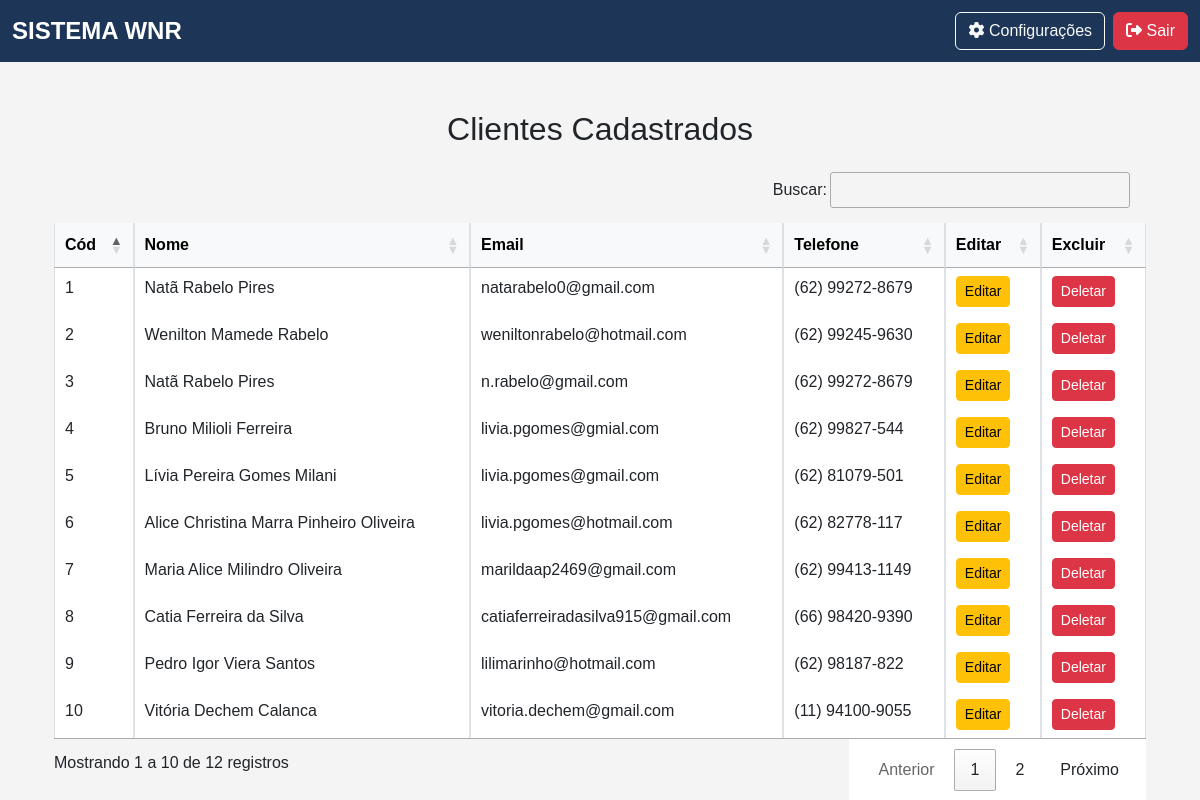
Page /listar_cliente (signed in) on the earlier database version.
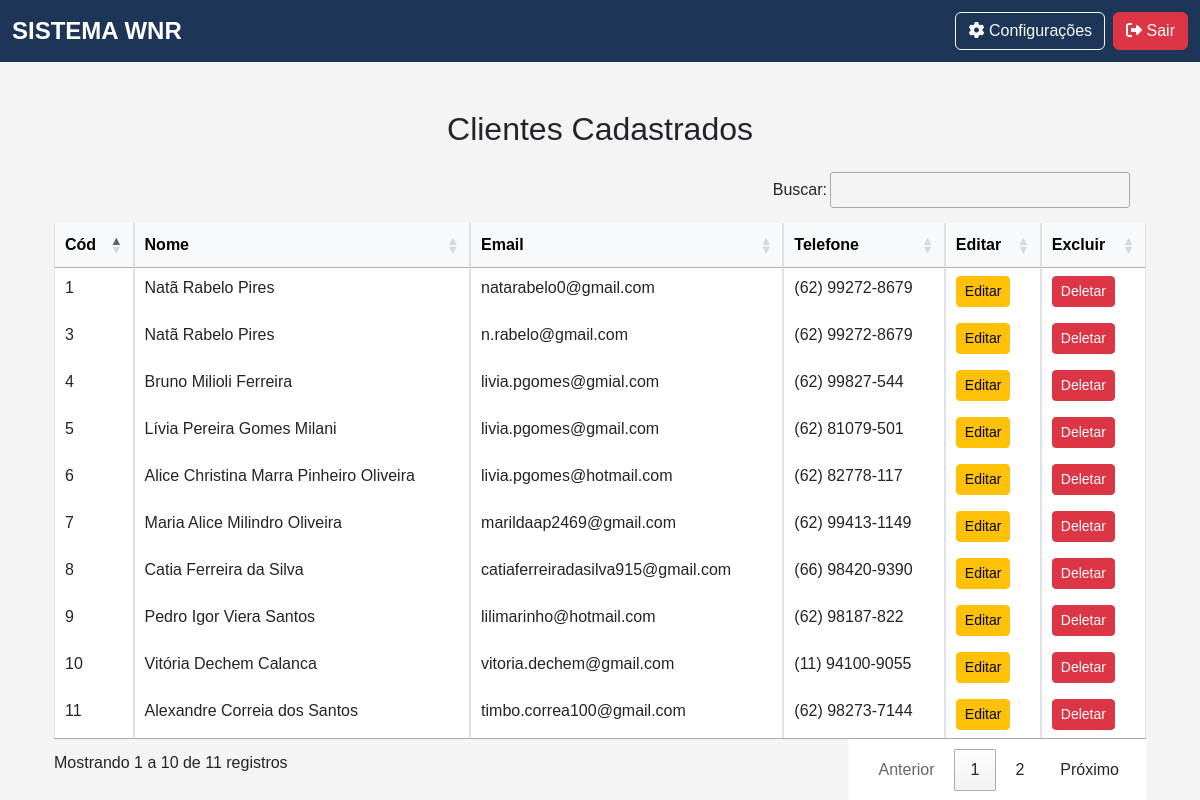
Same page on the later database version.
### app/models.py (models this page shows)
class Cliente(db.Model):
    __tablename__ = "clientes"
    id                      = Column(Integer, primary_key=True, index=True)
    nome                    = Column(String, index=True)
    cpf                     = Column(String(11), unique=True, index=True)
    email                   = Column(String, index=True)
    data_nascimento         = Column(Date)
    renda_familiar          = Column(Float)
    bairro                  = Column(String)
    canal_divulgacao        = Column(String)
    cep                     = Column(String(8))
    cidade                  = Column(String)
    condicao_habitacao      = Column(String)
    cpf_responsavel         = Column(String(11), nullable=True, default="")
    complemento             = Column(String)
    numero_cs               = Column(String)
    despesa_mensal          = Column(Float)
    escolaridade            = Column(String)
    estado                  = Column(String)
    endereco                = Column(String)
    fone_contato            = Column(String)
    fone_pessoal            = Column(String)
    foto                    = Column(String)
    grau_parentesco         = Column(String)
    nome_plano_saude        = Column(String, default="Sem plano de Saúde")
    nome_responsavel        = Column(String, default="")
    numero_filhos           = Column(Integer, default=0)
    possui_filhos           = Column(String)
    plano_saude             = Column(String)
    previdenciario          = Column(String)
    profissao               = Column(String)
    remuneracao             = Column(Float)
    rg                      = Column(String)
    saldo                   = Column(Float)
    sexo                    = Column(String)
    tipo_moradia            = Column(String)
    transporte              = Column(String)
    idade                   = Column(String)
    encaminhamentos = relationship("Encaminhamento", back_populates="cliente", cascade="all, delete-orphan")
    guias = relationship("Guia", back_populates="cliente")

### app/routes/client_routes.py (the view)
@client_bp.route('/listar_cliente', methods=['GET', 'POST'])
@login_required
@role_required('atendimento', 'financeiro', 'admin')
def listar_cliente():
    clientes = Cliente.query.all()
    return render_template('clientes/list.html', clientes=clientes)

### app/__init__.py (called while the page is built)
@login_manager.user_loader
def load_user(id):
    return Usuario.query.get(int(id))  # Converte para inteiro e busca no banco

### app/templates/clientes/list.html (shortened to what this page needs)
{% extends 'base_list.html' %}
{% block content %}
<div class="container mt-5">
    <h2 class="text-center mb-4 mt-5">Clientes Cadastrados</h2>
    <div class="card-body">
        <table id="table" class="table table-bordered table-hover">
            <thead class="table-light">
                <tr>
                    <th>Cód</th>
                    <th>Nome</th>
                    <th>Email</th>
                    <th>Telefone</th>
                    <th>Editar</th>
                    <th>Excluir</th>
                </tr>
            </thead>
            <tbody>
                {% for cliente in clientes %}
                    <tr>
                        <td>{{ cliente.id }}</td>
                        <td>{{ cliente.nome }}</td>
                        <td>{{ cliente.email }}</td>
                        <td>{{ cliente.fone_contato }}</td>
                        <td><a href="{{ url_for('client_bp.editar_cliente', id=cliente.id) }}" class="btn btn-sm btn-warning">Editar</a></td>
                        <td><a href="{{ url_for('client_bp.deletar_cliente', id=cliente.id) }}" class="btn btn-sm btn-danger" data-bs-toggle="modal" data-bs-target="#confirmarExclusao" data-id="{{ cliente.id }}">Deletar</a></td>
                    </tr>
                  {% endfor %}
            </tbody>
        </table>
    </div>
</div>
{% endblock %}

Differences in the rows shown:
removed Cliente: id "2", nome "Wenilton Mamede Rabelo", email "weniltonrabelo@hotmail.com", fone_contato "(62) 99245-9630"
now on this page (row unchanged): Cliente: id "11", nome "Alexandre Correia dos Santos", email "timbo.correa100@gmail.com", fone_contato "(62) 98273-7144"
Other differences:
text written by a page script: "Buscar: Mostrando 1 a 10 de 12 registros Anterior 1 2 Próximo" → "Buscar: Mostrando 1 a 10 de 11 registros Anterior 1 2 Próximo"
